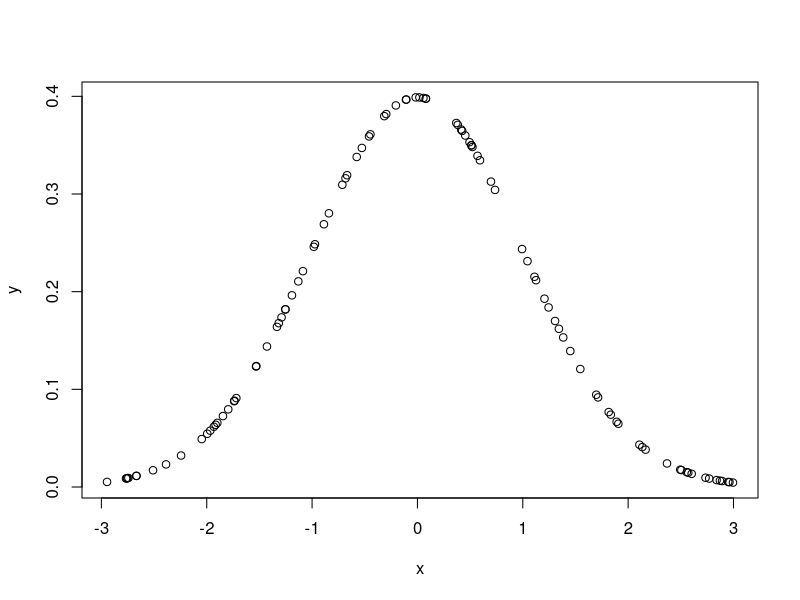

Source code (R):
## ---- chunk 1
setClass("estimator", representation( MPC = "numeric",
                                      H = "numeric", 
                                      x_vector = "numeric",
                                      y_vector = "numeric",
                                      input_argument = "numeric",
                                      data = "matrix"))
                                      

setMethod("initialize", "estimator", function(.Object, MPC, H, x_vector, y_vector, input_argument, data) {
  
    raw_data <- cbind(x_vector,y_vector)
    
    clean_data <- na.omit(raw_data)
  
    data <- matrix(data = NA, nrow=nrow(clean_data),ncol=ncol(clean_data))
      
    data <- clean_data
  
  .Object <- callNextMethod(.Object, MPC=MPC, H=H, x_vector=x_vector, y_vector=y_vector, input_argument=input_argument, data=data)
  
  validObject(.Object)
  
  return(.Object)
  
})

## ---- chunk 2
setGeneric("kernel.smoother", function(object) { standardGeneric("kernel.smoother")})

setMethod("kernel.smoother", signature = "estimator", function (object) {

  j <- length(object@input_argument)
  n <- nrow(object@data)
  
  Input <- object@input_argument
  Data <- object@data
  h <- object@H
    
  for (k in 1:j) {
  
  Upper_Kappa = numeric()
  
  Lower_Kappa = numeric()
    
  for (i in 1:n) {
 
      Upper_Kappa[i]<- Data[i,2]*(dnorm((Input[k]-Data[i,1])/h,0,1)^2)

      Lower_Kappa[i]<- (dnorm((Input[k]-Data[i,1])/h,0,1))^2
  
     }

    object@MPC[k] <- sum(Upper_Kappa)/sum(Lower_Kappa)
  
  }
 
   return(object)
  
})

## ---- chunk 3

x <- runif(100,-3,3)

y <- dnorm(x)

plot(x,y)





vessel <- new("estimator", MPC = numeric(0),H = 2, x_vector = x, y_vector = y, input_argument = seq(-4,4,length.out=500), data = matrix(0))

output <- kernel.smoother(vessel)

show(output)
## ---- chunk 4
setMethod("show", signature = "estimator", function (object){
  cat("output of estimator", object@MPC, "\n")
  plot(x=object@input_argument,y=object@MPC)
  })
